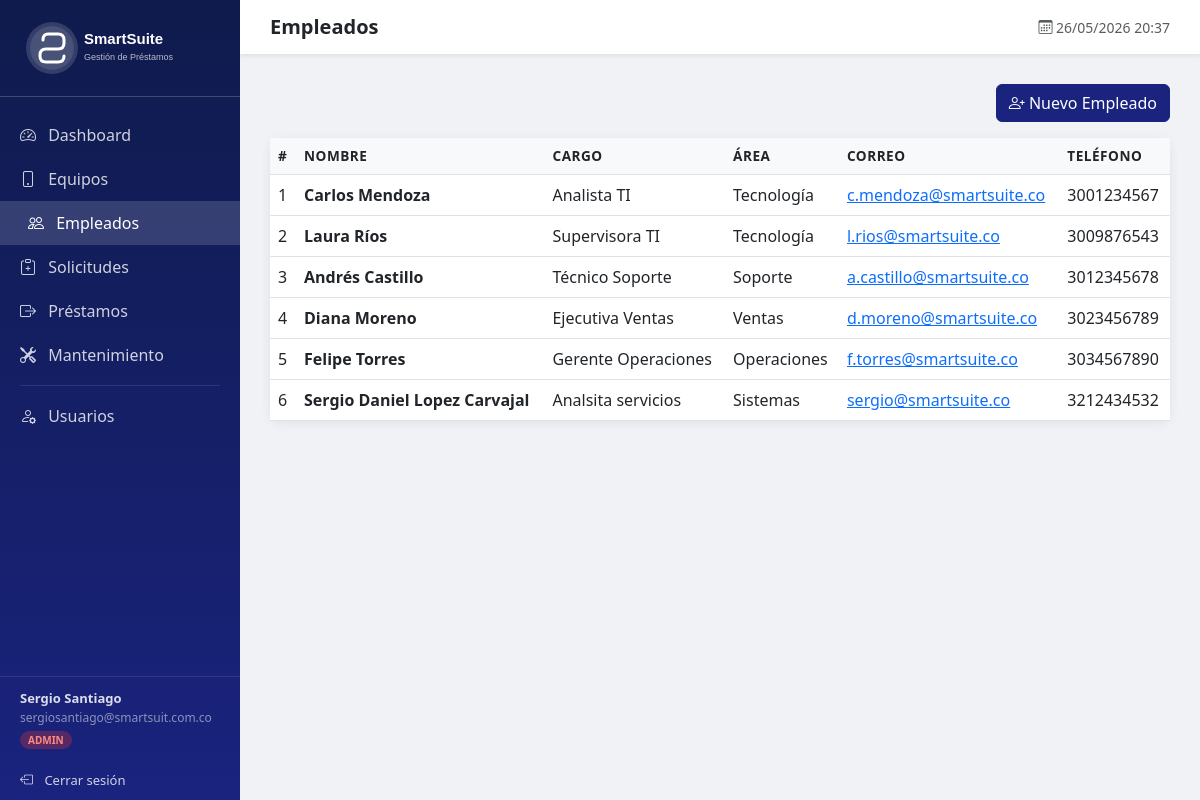
Screenshot of /empleados (signed in) with the database file from the repository.
### tables this page shows
CREATE TABLE EMPLEADO (
            id_empleado INTEGER PRIMARY KEY AUTOINCREMENT,
            nombre TEXT NOT NULL,
            cargo TEXT NOT NULL,
            area TEXT,
            correo TEXT NOT NULL UNIQUE,
            telefono TEXT
        );

### app.py (the view)
@app.route('/empleados')
@login_required
def empleados():
    conn = get_db()
    filas = conn.execute("SELECT * FROM EMPLEADO ORDER BY id_empleado").fetchall()
    conn.close()
    return render_template('empleados.html', empleados=filas)

### app.py (called while the page is built)
def get_db():
    conn = sqlite3.connect(DB_PATH)
    conn.row_factory = sqlite3.Row
    conn.execute("PRAGMA foreign_keys = ON")
    return conn

def login_required(f):
    @wraps(f)
    def decorated(*args, **kwargs):
        if 'user_id' not in session:
            flash('Debes iniciar sesión para acceder.', 'warning')
            return redirect(url_for('login'))
        return f(*args, **kwargs)
    return decorated

@app.context_processor
def inject_globals():
    return {
        'now': datetime.now().strftime('%d/%m/%Y %H:%M'),
        'current_user': {
            'nombre': session.get('nombre', ''),
            'correo': session.get('correo', ''),
            'rol': session.get('rol', ''),
        }
    }

### templates/empleados.html (shortened to what this page needs)
{% extends 'base.html' %}
{% block page_heading %}Empleados{% endblock %}
{% block content %}
<div class="d-flex justify-content-end mb-3">
  <button class="btn btn-primary" data-bs-toggle="modal" data-bs-target="#modalNuevo">
    <i class="bi bi-person-plus"></i> Nuevo Empleado
  </button>
</div>
<div class="card">
  <div class="card-body p-0">
    <table class="table table-hover mb-0">
      <thead>
        <tr><th>#</th><th>Nombre</th><th>Cargo</th><th>Área</th><th>Correo</th><th>Teléfono</th></tr>
      </thead>
      <tbody>
        {% for emp in empleados %}
        <tr>
          <td>{{ emp.id_empleado }}</td>
          <td><strong>{{ emp.nombre }}</strong></td>
          <td>{{ emp.cargo }}</td>
          <td>{{ emp.area or '—' }}</td>
          <td><a href="mailto:{{ emp.correo }}">{{ emp.correo }}</a></td>
          <td>{{ emp.telefono or '—' }}</td>
        </tr>
        {% else %}
        <tr><td colspan="6" class="text-center text-muted py-3">Sin empleados registrados</td></tr>
        {% endfor %}
      </tbody>
    </table>
  </div>
</div>
{% endblock %}

### templates/base.html (style rules this page uses)
body { background: #f0f2f5; }
.card { border: none; border-radius: 12px; box-shadow: 0 2px 12px rgba(0,0,0,.07); }
.table th { background: #f8f9fa; font-weight: 600; font-size: .85rem; text-transform: uppercase; letter-spacing: .5px; }
.btn-primary { background: #1a237e; border-color: #1a237e; }

### rows the page displays
EMPLEADO: id_empleado "1", nombre "Carlos Mendoza", cargo "Analista TI", area "Tecnología", correo "c.mendoza@smartsuite.co", telefono "3001234567"
EMPLEADO: id_empleado "2", nombre "Laura Ríos", cargo "Supervisora TI", area "Tecnología", correo "l.rios@smartsuite.co", telefono "3009876543"
EMPLEADO: id_empleado "3", nombre "Andrés Castillo", cargo "Técnico Soporte", area "Soporte", correo "a.castillo@smartsuite.co", telefono "3012345678"
EMPLEADO: id_empleado "4", nombre "Diana Moreno", cargo "Ejecutiva Ventas", area "Ventas", correo "d.moreno@smartsuite.co", telefono "3023456789"
EMPLEADO: id_empleado "5", nombre "Felipe Torres", cargo "Gerente Operaciones", area "Operaciones", correo "f.torres@smartsuite.co", telefono "3034567890"
EMPLEADO: id_empleado "6", nombre "Sergio Daniel Lopez Carvajal", cargo "Analsita servicios", area "Sistemas", correo "sergio@smartsuite.co", telefono "3212434532"

### other values shown
{{ current_user.nombre }} "Sergio Santiago"
{{ current_user.correo }} "sergiosantiago@smartsuit.com.co"
